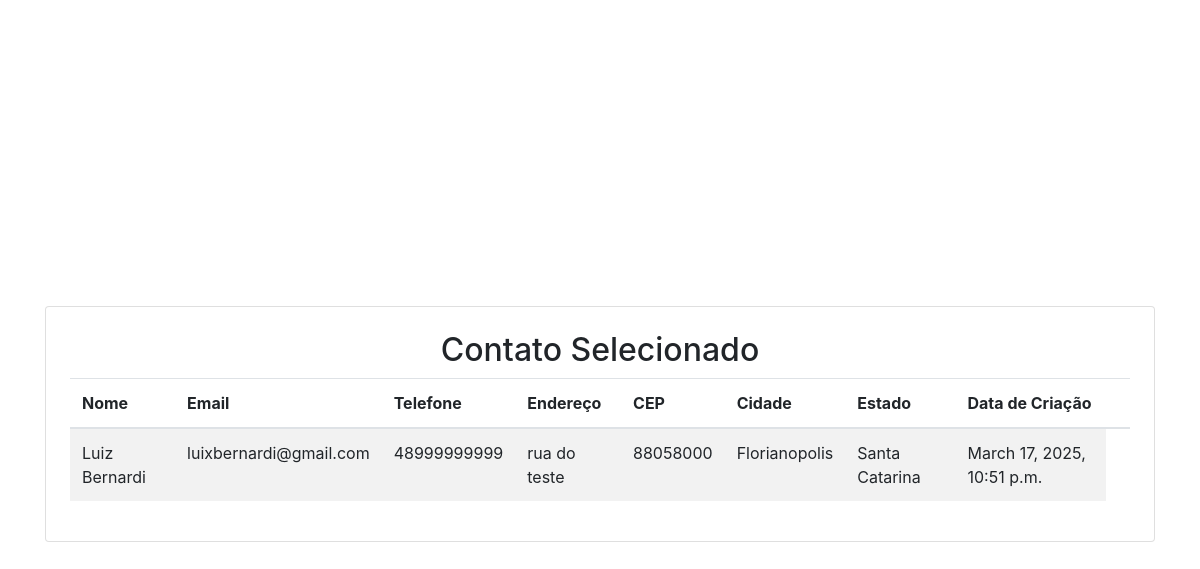
Screenshot of /detalhes/8/ with the database file from the repository.
### Contato/models.py (models this page shows, shortened)
class Contato(models.Model):
    nome = models.CharField(max_length=255)
    Categoria = models.ForeignKey('Categoria', on_delete=models.CASCADE)
    email = models.EmailField(unique=True)
    telefone = models.CharField(max_length=20)
    endereco = models.CharField(max_length=255)
    cep = models.CharField(max_length=9)
    cidade = models.CharField(max_length=100)
    estado = models.CharField(max_length=50)
    data_criacao = models.DateTimeField(auto_now_add=True)

### Contato/views.py (the view)
# urls.py: path('detalhes/<int:id>/', views.contato_detalhes, name='contato_detalhe'),
def contato_detalhes(request, id):
    return render(request, 'pages/contato_detalhes.html', {'contato': Contato.objects.get(id=id)})

### Contato/templates/pages/contato_detalhes.html (shortened to what this page needs)
<!-- {% load static %}
<!DOCTYPE html>
<html lang="pt-br">
  <head>
    <meta charset="UTF-8" />
    <meta name="viewport" content="width=device-width, initial-scale=1.0" />
    <link
      rel="stylesheet"
      href="https://stackpath.bootstrapcdn.com/bootstrap/4.5.2/css/bootstrap.min.css"
    />
    <title>Document</title>
    <link rel="stylesheet" href="{% static 'style.css' %}" />
  </head>
  <body>
    <div class="container">
      <div class="row">
        <div class="col-md-6 offset-md-3">
          <h1>Contato</h1>
          <form action="{% url 'contato' %}" method="post">
            {% csrf_token %}
            <div class="form-group">
              <label for="id_nome">Nome</label>
              <input
                type="text"
                name="nome"
                id="id_nome"
                class="form-control"
              />
            </div>
            <div class="form-group">
              <label for="id_email">E-mail</label>
              <input
                type="email"
                name="email"
                id="id_email"
                class="form-control"
              />
            </div>
            <div class="form-group">
              <label for="id_mensagem">Mensagem</label>
              <textarea
                name="mensagem"
                id="id_mensagem"
                class="form-control"
              ></textarea>
            </div>
            <button type="submit" class="btn btn-primary">Enviar</button>
          </form>
        </div>
      </div>
    </div>
  </body>
</html> -->
{% load static %}
<!DOCTYPE html>
<html lang="pt-br">
  <head>
    <link
      rel="stylesheet"
      href="https://stackpath.bootstrapcdn.com/bootstrap/4.5.2/css/bootstrap.min.css"
    />
  </head>
  <body>
    <div class="container d-flex justify-content-center align-items-center vh-100">
      <div class="card p-4 mt-5 rounded-2">
      <h2 class="text-center">Contato Selecionado</h2>
      <table class="table table-striped">
        <thead>
        <tr>
          <th>Nome</th>
          <th>Email</th>
          <th>Telefone</th>
          <th>Endereço</th>
          <th>CEP</th>
          <th>Cidade</th>
          <th>Estado</th>
          <th>Data de Criação</th>
          <th></th>
        </tr>
        </thead>
        <tbody>
        <tr>
          <td>{{ contato.nome }}</td>
          <td>{{ contato.email }}</td>
          <td>{{ contato.telefone }}</td>
          <td>{{ contato.endereco }}</td>
          <td>{{ contato.cep }}</td>
          <td>{{ contato.cidade }}</td>
          <td>{{ contato.estado }}</td>
          <td>{{ contato.data_criacao }}</td>
        </tr>
        </tbody>
      </table>
      </div>
    </div>
  </body>
</html>

### rows the page displays
Contato: nome "Luiz Bernardi", email "luixbernardi@gmail.com", telefone "48999999999", endereco "rua do teste", cep "88058000", cidade "Florianopolis", estado "Santa Catarina", data_criacao "March 17, 2025, 10:51 p.m."
